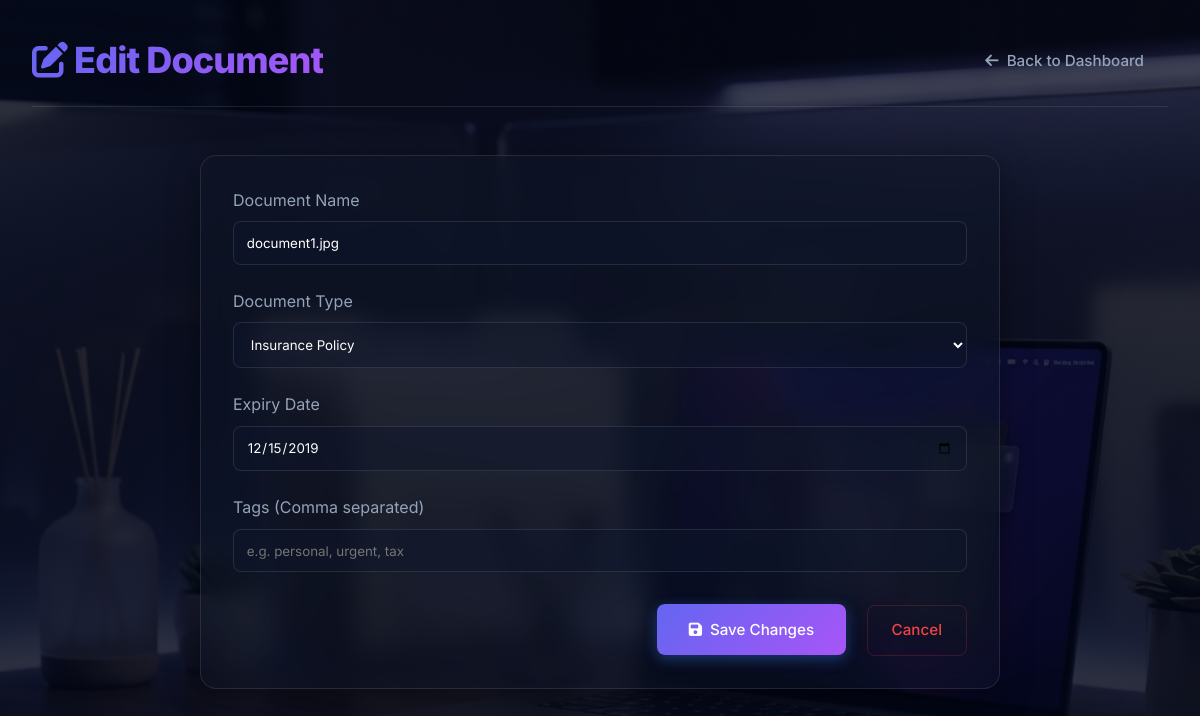
Page /edit/47 (signed in) on the committed database.
### tables this page shows
CREATE TABLE documents (
id INTEGER PRIMARY KEY AUTOINCREMENT,
name TEXT,
type TEXT,
expiry_date TEXT
, filename TEXT, user_id INTEGER REFERENCES users (id), tags TEXT);

### app.py (the view, shortened to what this page needs)
@app.route('/edit/<int:id>', methods=['GET', 'POST'])
@login_required
def edit_document(id):
    db = get_db()
    cursor = db.cursor()
    cursor.execute("SELECT * FROM documents WHERE id = ? AND user_id = ?", (id, current_user.id))
    doc = cursor.fetchone()
    if not doc:
        db.close()
        flash("Document not found or access denied.", "error")
        return redirect(url_for('dashboard'))
    db.close()
    return render_template('edit_document.html', doc=dict(doc))

### app.py (called while the page is built)
@login_manager.user_loader
def load_user(user_id):
    db = get_db()
    cursor = db.cursor()
    cursor.execute("SELECT * FROM users WHERE id = ?", (user_id,))
    user_row = cursor.fetchone()
    db.close()
    if user_row:
        return User(id=user_row['id'], username=user_row['username'])
    return None

def get_db():
    conn = sqlite3.connect(DB_PATH)
    conn.row_factory = sqlite3.Row  # Access columns by name
    return conn

### templates/edit_document.html (shortened to what this page needs)
<!DOCTYPE html>
<html lang="en">
<head>
    <link rel="stylesheet" href="{{ url_for('static', filename='style.css') }}">
    <link rel="stylesheet" href="https://cdnjs.cloudflare.com/ajax/libs/font-awesome/6.4.0/css/all.min.css">
</head>
<body>
    <div class="container">
        <header>
            <h1><i class="fa-solid fa-pen-to-square"></i> Edit Document</h1>
            <a href="{{ url_for('dashboard') }}" class="btn" style="color: #94a3b8;">
                <i class="fa-solid fa-arrow-left" style="margin-right: 8px;"></i> Back to Dashboard
            </a>
        </header>
        <div class="documents-section" style="max-width: 800px; margin: 0 auto;">
            <form action="{{ url_for('edit_document', id=doc['id']) }}" method="POST">
                <div class="form-group">
                    <label>Document Name</label>
                    <input type="text" name="name" value="{{ doc['name'] }}" required>
                </div>
                <div class="form-group">
                    <label>Document Type</label>
                    <select name="type" required>
                        <option value="Insurance" {% if doc['type']=='Insurance' %}selected{% endif %}>Insurance Policy
                        </option>
                    </select>
                </div>
                <div class="form-group">
                    <label>Expiry Date</label>
                    <input type="date" name="expiry" value="{{ doc['expiry_date'] }}">
                </div>
                <div class="form-group">
                    <label>Tags (Comma separated)</label>
                    <input type="text" name="tags" value="{{ doc['tags'] or '' }}"
                        placeholder="e.g. personal, urgent, tax">
                </div>
                <div style="text-align: right; margin-top: 2rem;">
                    <button type="submit" class="btn btn-primary" style="padding: 1rem 2rem;">
                        <i class="fa-solid fa-save" style="margin-right: 8px;"></i> Save Changes
                    </button>
                    <a href="{{ url_for('dashboard') }}" class="btn"
                        style="color: #ef4444; border: 1px solid rgba(239, 68, 68, 0.2); margin-left:1rem;">
                        Cancel
                    </a>
                </div>
            </form>
        </div>
    </div>
</body>
</html>

### static/style.css (style rules this page uses)
:root { --bg-color: #020617; --text-color: #f8fafc; --card-bg: rgba(15, 23, 42, 0.4); --card-border: 1px solid rgba(255, 255, 255, 0.1); --primary: #6366f1; --primary-hover: #4f46e5; --danger: #f43f5e; --warning: #f59e0b; --success: #10b981; --glass-shadow: 0 8px 32px 0 rgba(0, 0, 0, 0.37); --premium-gradient: linear-gradient(135deg, #6366f1 0%, #a855f7 100%); --accent-glow: 0 0 15px rgba(99, 102, 241, 0.3); }
* { box-sizing: border-box; margin: 0; padding: 0; }
body { font-family: 'Inter', sans-serif; background: linear-gradient(rgba(2, 6, 23, 0.7), rgba(2, 6, 23, 0.85)), url('bg.png'); background-size: cover; background-position: center; background-attachment: fixed; color: var(--text-color); line-height: 1.6; min-height: 100vh; }
.container { max-width: 1200px; margin: 0 auto; padding: 2rem; }
header { display: flex; justify-content: space-between; align-items: center; margin-bottom: 3rem; padding-bottom: 1rem; border-bottom: var(--card-border); }
h1 { font-size: 2.25rem; font-weight: 800; background: var(--premium-gradient); -webkit-background-clip: text; background-clip: text; -webkit-text-fill-color: transparent; letter-spacing: -0.025em; }
.btn { display: inline-flex; align-items: center; padding: 0.75rem 1.5rem; border-radius: 0.5rem; font-weight: 500; text-decoration: none; transition: all 0.2s ease; border: none; cursor: pointer; font-family: inherit; font-size: 0.95rem; }
.btn-primary { background: var(--premium-gradient); color: white; box-shadow: 0 4px 14px 0 rgba(59, 130, 246, 0.39); }
.documents-section { background: var(--card-bg); backdrop-filter: blur(12px); border: var(--card-border); border-radius: 1rem; padding: 2rem; box-shadow: var(--glass-shadow); }
.form-group { margin-bottom: 1.5rem; }
label { display: block; margin-bottom: 0.5rem; color: #94a3b8; }
input[type="text"], input[type="date"], select { width: 100%; padding: 0.8rem; background: rgba(15, 23, 42, 0.5); border: var(--card-border); border-radius: 0.5rem; color: white; font-family: inherit; }

### rows in the picture
documents: name "document1.jpg", type "Insurance Policy", expiry "12/15/2019"
